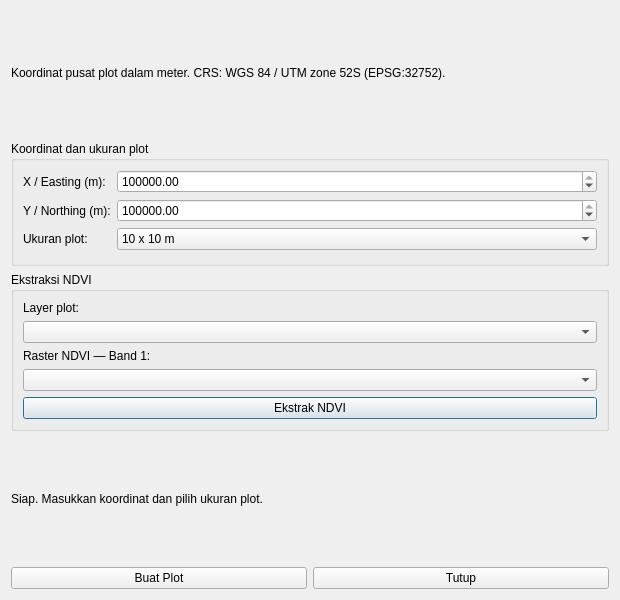
<?xml version="1.0" encoding="UTF-8"?>
<ui version="4.0">
 <class>PlotBridgeDialog</class>
 <widget class="QDialog" name="PlotBridgeDialog">
  <property name="geometry">
   <rect>
    <x>0</x>
    <y>0</y>
    <width>620</width>
    <height>600</height>
   </rect>
  </property>
  <property name="windowTitle">
   <string>PlotBridge Mangrove</string>
  </property>
  <layout class="QVBoxLayout" name="verticalLayout">
   <item>
    <widget class="QLabel" name="lblInfo">
     <property name="text">
      <string>Koordinat pusat plot dalam meter. CRS: WGS 84 / UTM zone 52S (EPSG:32752).</string>
     </property>
     <property name="wordWrap">
      <bool>true</bool>
     </property>
    </widget>
   </item>
   <item>
    <widget class="QGroupBox" name="grpPlot">
     <property name="title">
      <string>Koordinat dan ukuran plot</string>
     </property>
     <layout class="QFormLayout" name="formLayout">
      <item row="0" column="0">
       <widget class="QLabel" name="lblX">
        <property name="text">
         <string>X / Easting (m):</string>
        </property>
       </widget>
      </item>
      <item row="0" column="1">
       <widget class="QDoubleSpinBox" name="spinX">
        <property name="maximum">
         <double>1000000.000000000000000</double>
        </property>
        <property name="value">
         <double>450000.000000000000000</double>
        </property>
       </widget>
      </item>
      <item row="1" column="0">
       <widget class="QLabel" name="lblY">
        <property name="text">
         <string>Y / Northing (m):</string>
        </property>
       </widget>
      </item>
      <item row="1" column="1">
       <widget class="QDoubleSpinBox" name="spinY">
        <property name="maximum">
         <double>10000000.000000000000000</double>
        </property>
        <property name="value">
         <double>9600000.000000000000000</double>
        </property>
       </widget>
      </item>
      <item row="2" column="0">
       <widget class="QLabel" name="lblUkuran">
        <property name="text">
         <string>Ukuran plot:</string>
        </property>
       </widget>
      </item>
      <item row="2" column="1">
       <widget class="QComboBox" name="cmbUkuran">
        <property name="currentIndex">
         <number>0</number>
        </property>
        <item>
         <property name="text">
          <string>10 x 10 m</string>
         </property>
        </item>
        <item>
         <property name="text">
          <string>20 x 20 m</string>
         </property>
        </item>
       </widget>
      </item>
     </layout>
    </widget>
   </item>
   <item>
    <widget class="QGroupBox" name="grpNDVI">
     <property name="title">
      <string>Ekstraksi NDVI</string>
     </property>
     <layout class="QVBoxLayout" name="verticalLayout_2">
      <item>
       <widget class="QLabel" name="lblPlotNDVI">
        <property name="text">
         <string>Layer plot:</string>
        </property>
       </widget>
      </item>
      <item>
       <widget class="QComboBox" name="cmbPlotNDVI"/>
      </item>
      <item>
       <widget class="QLabel" name="lblRasterNDVI">
        <property name="text">
         <string>Raster NDVI — Band 1:</string>
        </property>
       </widget>
      </item>
      <item>
       <widget class="QComboBox" name="cmbRasterNDVI"/>
      </item>
      <item>
       <widget class="QPushButton" name="btnEkstrakNDVI">
        <property name="text">
         <string>Ekstrak NDVI</string>
        </property>
       </widget>
      </item>
     </layout>
    </widget>
   </item>
   <item>
    <widget class="QLabel" name="lblStatus">
     <property name="text">
      <string>Siap. Masukkan koordinat dan pilih ukuran plot.</string>
     </property>
     <property name="wordWrap">
      <bool>true</bool>
     </property>
    </widget>
   </item>
   <item>
    <layout class="QHBoxLayout" name="horizontalLayout">
     <item>
      <widget class="QPushButton" name="btnBuatPlot">
       <property name="text">
        <string>Buat Plot</string>
       </property>
      </widget>
     </item>
     <item>
      <widget class="QPushButton" name="btnTutup">
       <property name="text">
        <string>Tutup</string>
       </property>
      </widget>
     </item>
    </layout>
   </item>
  </layout>
 </widget>
 <resources/>
 <connections/>
</ui>
